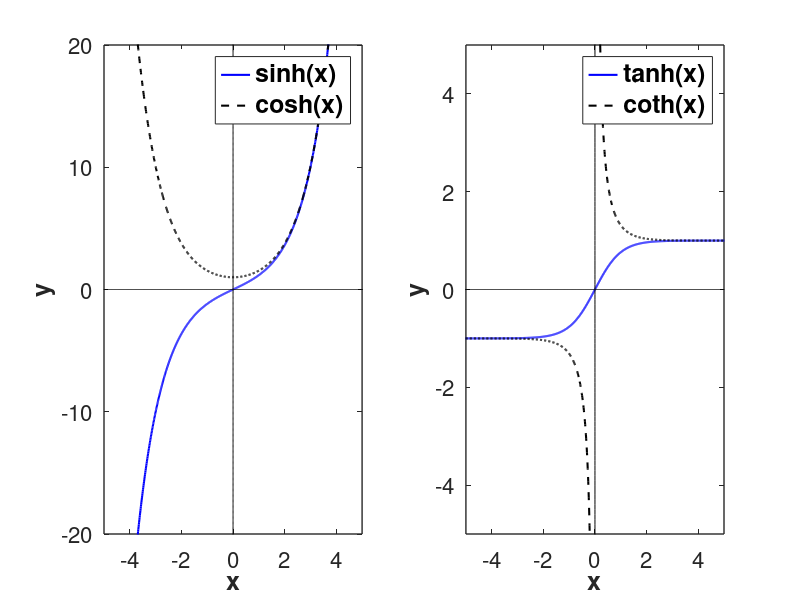

Write MATLAB code to recreate this figure.
clear all; clc; close all; 

set(0,'defaultaxesfontsize',16);

x=-100:0.01:100;
y=-100:0.1:100;

y1=sinh(x);
y2=cosh(x);
y3=tanh(x);
y4=coth(x);
%
figure(1)
subplot(1,2,1)
plot(x,y1,'b-','linewidth',1.5); hold on;
plot(x,y2,'k--','linewidth',1.5)
hold on
plot(x,zeros(size(x)),'k-','linewidth',0.2)
plot(zeros(size(y)),y,'k-','linewidth',0.2)
hold off
xlim([-5 5]); ylim([-20 20]);
xlabel('x','FontSize',18,'FontWeight','bold'); 
ylabel('y','FontSize',18,'FontWeight','bold');
legend('sinh(x)','cosh(x)','FontSize',18,'FontWeight','bold')
set(gca,'linewidth',1.0);
%%%%%%%%%%%%%%%%%%%%%%%%%%%%%%%%%%%%%%%%%%%%%%%%%%%%%%%%%%
subplot(1,2,2)
plot(x,y3,'b-','linewidth',1.5);hold on;
plot(x,y4,'k--','linewidth',1.5);
hold on
plot(x,zeros(size(x)),'k-','linewidth',0.2)
plot(zeros(size(y)),y,'k-','linewidth',0.2)
hold off
xlim([-5 5]); ylim([-5 5]);
xlabel('x','FontSize',18,'FontWeight','bold')
ylabel('y','FontSize',18,'FontWeight','bold')
legend('tanh(x)','coth(x)','FontSize',18,'FontWeight','bold')
set(gca,'linewidth',1.0);
%%%%%%%%%%%%%%%%%%%%%%%%%%%%%%%%%%%%%%%%%%%%%%%%%%%%%%%%%%%%%%%

